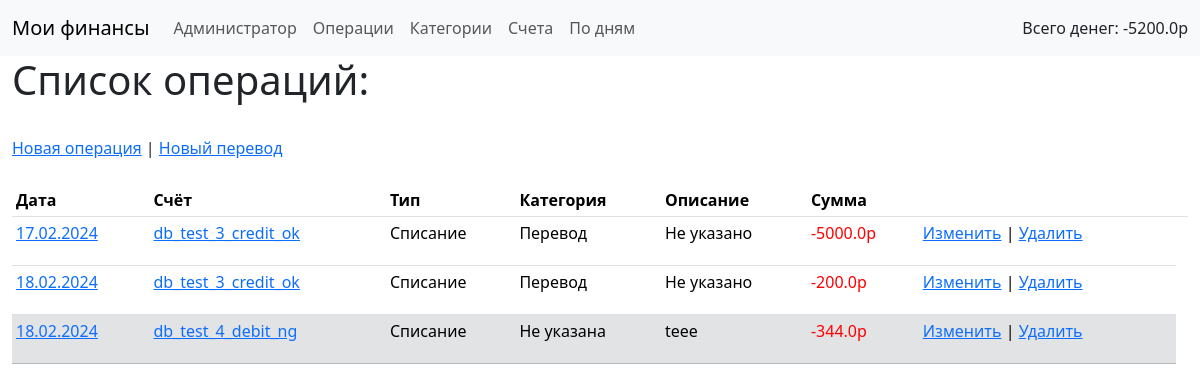
/operation/list (signed in), run on an earlier commit of the app's database.
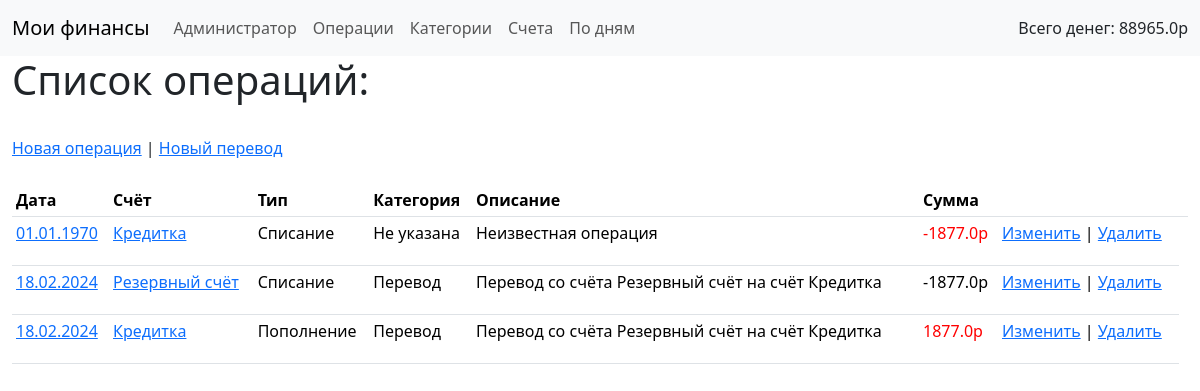
And on a later commit of the database.
### babosiki/models.py (models this page shows, shortened)
class Operation(models.Model):
    date = models.DateField(default=timezone.now,
                            verbose_name='Дата',)
    account = models.ForeignKey('Account',
                                on_delete=models.CASCADE,
                                verbose_name='Счёт',)
    INCOME = 1
    OUTCOME = -1
    TYPES =(
    (INCOME, "Пополнение"),
    (OUTCOME, "Расход"),)
    type = models.IntegerField(choices = TYPES,
                                verbose_name='Тип',)
    category = models.ForeignKey('Category',
                                on_delete=models.SET_NULL,
                                verbose_name='Категория',
                                blank=True,
                                null=True,)
    description = models.CharField(max_length=128,
                                    verbose_name='Описание',
                                    blank=True,
                                    null=True,)
    value = models.FloatField(verbose_name='Сумма',)
    class Meta:
        verbose_name_plural = 'Операции'
        verbose_name = 'Операция'
        ordering = ['date']

class Account(models.Model):
    user = models.ForeignKey( settings.AUTH_USER_MODEL,
                              on_delete=models.CASCADE,
                              verbose_name='Пользователь',)
    name = models.CharField(max_length=32,
                            verbose_name='Имя счёта',)
    comment =  models.CharField(max_length=128,
                                verbose_name='Комментарий',
                                blank=True,
                                null=True,)
    DEBIT = 1
    CREDIT = -1
    TYPES =(
    (DEBIT, "Дебетовый"),
    (CREDIT, "Кредитный"),)
    type = models.IntegerField(choices = TYPES,
                            verbose_name='Тип',)
    initial_balance = models.FloatField(verbose_name='Начальный баланс',)
    calculated = models.BooleanField(default=True,
                                  verbose_name='Используется в расчётах',)
    def __str__(self):
        return self.name
    class Meta:
        verbose_name_plural = 'Счёт'
        verbose_name = 'Счета'

class Category(models.Model):
    name = models.CharField(max_length = 32,
                            verbose_name = 'Название категории',)
    def __str__(self):
        return self.name
    class Meta:
        verbose_name_plural = 'Категории'
        verbose_name = 'Категория'

### babosiki/views.py (the view)
# urls.py: path('operation/list', OperationListView.as_view(), name='operation_list'),
class OperationListView(LoginRequiredMixin, TemplateView):
    login_url = 'login'
    template_name = "operation_list.html"
    def get_context_data(self, **kwargs):
        accounts = Account.objects.filter(user=self.request.user)
        operations = Operation.objects.filter(account__id__in=accounts.all())
        context = super().get_context_data(**kwargs)
        context['operations'] = operations
        return context

### babosiki/context_processors.py (called while the page is built)
def global_data(request):
    try:
        accounts = Account.objects.filter(user=request.user, calculated=True)
        total_sum = 0
        for account in accounts:
            operations = Operation.objects.filter(account=account)
            for operation in operations:
                total_sum += operation.value*operation.type
            if account.type == Account.DEBIT:
                total_sum += account.initial_balance
        return {'accounts': Account.objects.all(),
                'total_money': total_sum}
    except TypeError:
        return {}

### templates/operation_list.html (shortened to what this page needs)
{% extends 'master.html' %}
{% block content %}
<h1>Список операций:</h1>
<a href="{% url 'operation_create' %}">Новая операция</a> |
<a href="{% url 'operation_transfer' %}">Новый перевод</a>
<table class="table table-sm">
    <thead>
        <tr class="header">
            <th>Дата</th>
            <th>Счёт</th>
            <th>Тип</th>
            <th>Категория</th>
            <th>Описание</th>
            <th>Сумма</th>
            <th></th>
            <th></th>
        </tr>
    </thead>
    <tbody>
        {% for operation in operations %}
        {% if operation.account.calculated %}
        <tr>
        {% else %}
        <tr class="table-secondary">
        {% endif %}
            <td><a href="{% url 'operation_list_daily' operation.date|date:"Y-m-d" %}">{{operation.date}}</a></td>
            <td>
                <a href="{% url 'account_detail' pk=operation.account.pk %}">{{ operation.account }}</a>
            </td>
            <td>
                {% if operation.type == 1 %}
                Пополнение
                {% else %}
                Списание
                {% endif %}
            </td>
            <td>
                {% if operation.category %}
                {{operation.category}}
                {% else %}
                Не указана
                {% endif %}
            </td>
            <td>
                {% if operation.description %}
                {{operation.description}}
                {% else %}
                Не указано
                {% endif %}
            </td>
            <td>
                {% if operation.account.calculated == False or operation.account.type == -1 %}
                <p style="color:hsla(0,100%,50%,1);">
                    {% else %}
                <p style="color:hsla(50%,0,50%,1);">
                    {% endif %}
                    {% if operation.type == 1 %}
                    {{operation.value}}р
                    {% else %}
                    -{{operation.value}}р
                    {% endif %}
                </p>
            </td>
            <td><a href="{% url 'operation_edit' pk=operation.pk %}">Изменить</a> | <a
                    href="{% url 'operation_delete' pk=operation.pk %}">Удалить</a></td>
        </tr>
        {% endfor %}
    </tbody>
</table>
{% endblock content %}

What changed in the data, as far as the page shows it:
removed Operation: date "17.02.2024", account "db_test_3_credit_ok", type "Списание", category "Перевод", shows "Не указано", value "5000.0"
removed Operation: date "18.02.2024", account "db_test_3_credit_ok", type "Списание", category "Перевод", shows "Не указано", value "200.0"
removed Operation: date "18.02.2024", account "db_test_4_debit_ng", type "Списание", shows "Не указана", description "teee", value "344.0"
added Operation: date "01.01.1970", account "Кредитка", type "Списание", shows "Не указана", description "Неизвестная операция", value "1877.0"
added Operation: date "18.02.2024", account "Резервный счёт", type "Списание", category "Перевод", description "Перевод со счёта Резервный счёт на счёт Кредитка", value "1877.0"
added Operation: date "18.02.2024", account "Кредитка", type "Пополнение", category "Перевод", description "Перевод со счёта Резервный счёт на счёт Кредитка", value "1877.0"
Also different on the page:
{{ total_money }}: "-5200.0" → "88965.0"
